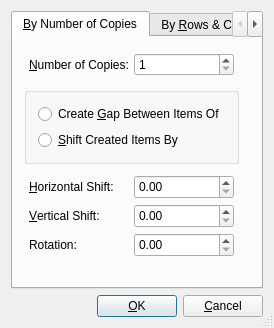
<ui version="4.0" >
 <class>MultipleDuplicate</class>
 <widget class="QDialog" name="MultipleDuplicate" >
  <property name="geometry" >
   <rect>
    <x>0</x>
    <y>0</y>
    <width>274</width>
    <height>328</height>
   </rect>
  </property>
  <property name="windowTitle" >
   <string>Multiple Duplicate</string>
  </property>
  <property name="sizeGripEnabled" >
   <bool>true</bool>
  </property>
  <layout class="QVBoxLayout" >
   <item>
    <widget class="QTabWidget" name="tabWidget" >
     <property name="sizePolicy" >
      <sizepolicy vsizetype="MinimumExpanding" hsizetype="Expanding" >
       <horstretch>0</horstretch>
       <verstretch>0</verstretch>
      </sizepolicy>
     </property>
     <property name="currentIndex" >
      <number>0</number>
     </property>
     <widget class="QWidget" name="tab" >
      <attribute name="title" >
       <string>&amp;By Number of Copies</string>
      </attribute>
      <layout class="QVBoxLayout" >
       <item>
        <layout class="QHBoxLayout" >
         <item>
          <layout class="QVBoxLayout" >
           <item>
            <layout class="QHBoxLayout" >
             <property name="spacing" >
              <number>5</number>
             </property>
             <property name="leftMargin" >
              <number>5</number>
             </property>
             <property name="topMargin" >
              <number>5</number>
             </property>
             <property name="rightMargin" >
              <number>5</number>
             </property>
             <property name="bottomMargin" >
              <number>5</number>
             </property>
             <item>
              <widget class="QLabel" name="numberOfCopiesLabel" >
               <property name="text" >
                <string>&amp;Number of Copies:</string>
               </property>
               <property name="wordWrap" >
                <bool>false</bool>
               </property>
               <property name="buddy" >
                <cstring>numberOfCopiesSpinBox</cstring>
               </property>
              </widget>
             </item>
             <item>
              <widget class="QSpinBox" name="numberOfCopiesSpinBox" >
               <property name="minimum" >
                <number>1</number>
               </property>
               <property name="maximum" >
                <number>999</number>
               </property>
              </widget>
             </item>
            </layout>
           </item>
           <item>
            <widget class="QGroupBox" name="copiesCreateButtonGroup" >
             <property name="title" >
              <string/>
             </property>
             <layout class="QVBoxLayout" >
              <item>
               <widget class="QRadioButton" name="createGapRadioButton" >
                <property name="text" >
                 <string>Create &amp;Gap Between Items Of</string>
                </property>
                <property name="shortcut" >
                 <string>Alt+G</string>
                </property>
               </widget>
              </item>
              <item>
               <widget class="QRadioButton" name="shiftCreatedItemsRadioButton" >
                <property name="text" >
                 <string>&amp;Shift Created Items By</string>
                </property>
                <property name="shortcut" >
                 <string>Alt+S</string>
                </property>
               </widget>
              </item>
             </layout>
            </widget>
           </item>
           <item>
            <layout class="QGridLayout" >
             <property name="leftMargin" >
              <number>5</number>
             </property>
             <property name="topMargin" >
              <number>5</number>
             </property>
             <property name="rightMargin" >
              <number>5</number>
             </property>
             <property name="bottomMargin" >
              <number>5</number>
             </property>
             <property name="horizontalSpacing" >
              <number>5</number>
             </property>
             <property name="verticalSpacing" >
              <number>5</number>
             </property>
             <item row="0" column="0" >
              <widget class="QLabel" name="horizShiftLabel" >
               <property name="text" >
                <string>&amp;Horizontal Shift:</string>
               </property>
               <property name="wordWrap" >
                <bool>false</bool>
               </property>
               <property name="buddy" >
                <cstring>horizShiftSpinBox</cstring>
               </property>
              </widget>
             </item>
             <item row="2" column="1" >
              <widget class="ScrSpinBox" name="rotationSpinBox" >
               <property name="minimumSize" >
                <size>
                 <width>50</width>
                 <height>24</height>
                </size>
               </property>
              </widget>
             </item>
             <item row="1" column="1" >
              <widget class="ScrSpinBox" name="vertShiftSpinBox" >
               <property name="minimumSize" >
                <size>
                 <width>50</width>
                 <height>24</height>
                </size>
               </property>
              </widget>
             </item>
             <item row="2" column="0" >
              <widget class="QLabel" name="rotationLabel" >
               <property name="text" >
                <string>Rotation:</string>
               </property>
               <property name="wordWrap" >
                <bool>false</bool>
               </property>
              </widget>
             </item>
             <item row="0" column="1" >
              <widget class="ScrSpinBox" name="horizShiftSpinBox" >
               <property name="minimumSize" >
                <size>
                 <width>50</width>
                 <height>24</height>
                </size>
               </property>
              </widget>
             </item>
             <item row="1" column="0" >
              <widget class="QLabel" name="vertShiftLabel" >
               <property name="text" >
                <string>&amp;Vertical Shift:</string>
               </property>
               <property name="wordWrap" >
                <bool>false</bool>
               </property>
               <property name="buddy" >
                <cstring>vertShiftSpinBox</cstring>
               </property>
              </widget>
             </item>
            </layout>
           </item>
          </layout>
         </item>
         <item>
          <spacer>
           <property name="orientation" >
            <enum>Qt::Horizontal</enum>
           </property>
           <property name="sizeType" >
            <enum>QSizePolicy::Expanding</enum>
           </property>
           <property name="sizeHint" >
            <size>
             <width>10</width>
             <height>10</height>
            </size>
           </property>
          </spacer>
         </item>
        </layout>
       </item>
       <item>
        <spacer>
         <property name="orientation" >
          <enum>Qt::Vertical</enum>
         </property>
         <property name="sizeType" >
          <enum>QSizePolicy::Expanding</enum>
         </property>
         <property name="sizeHint" >
          <size>
           <width>5</width>
           <height>2</height>
          </size>
         </property>
        </spacer>
       </item>
      </layout>
     </widget>
     <widget class="QWidget" name="tab2" >
      <attribute name="title" >
       <string>By &amp;Rows &amp;&amp; Columns</string>
      </attribute>
      <layout class="QVBoxLayout" >
       <property name="spacing" >
        <number>6</number>
       </property>
       <property name="leftMargin" >
        <number>0</number>
       </property>
       <property name="topMargin" >
        <number>0</number>
       </property>
       <property name="rightMargin" >
        <number>0</number>
       </property>
       <property name="bottomMargin" >
        <number>0</number>
       </property>
       <item>
        <layout class="QHBoxLayout" >
         <property name="spacing" >
          <number>6</number>
         </property>
         <property name="leftMargin" >
          <number>0</number>
         </property>
         <property name="topMargin" >
          <number>0</number>
         </property>
         <property name="rightMargin" >
          <number>0</number>
         </property>
         <property name="bottomMargin" >
          <number>0</number>
         </property>
         <item>
          <layout class="QGridLayout" >
           <property name="leftMargin" >
            <number>5</number>
           </property>
           <property name="topMargin" >
            <number>5</number>
           </property>
           <property name="rightMargin" >
            <number>5</number>
           </property>
           <property name="bottomMargin" >
            <number>5</number>
           </property>
           <property name="horizontalSpacing" >
            <number>5</number>
           </property>
           <property name="verticalSpacing" >
            <number>5</number>
           </property>
           <item row="3" column="0" >
            <widget class="QLabel" name="vertRCLabel" >
             <property name="text" >
              <string>Vertical Gap:</string>
             </property>
             <property name="wordWrap" >
              <bool>false</bool>
             </property>
            </widget>
           </item>
           <item row="0" column="1" >
            <widget class="QSpinBox" name="gridRowsSpinBox" >
             <property name="minimum" >
              <number>1</number>
             </property>
            </widget>
           </item>
           <item row="2" column="1" >
            <widget class="ScrSpinBox" name="horizRCGapSpinBox" >
             <property name="minimumSize" >
              <size>
               <width>50</width>
               <height>24</height>
              </size>
             </property>
            </widget>
           </item>
           <item row="2" column="0" >
            <widget class="QLabel" name="horizRCLabel" >
             <property name="text" >
              <string>Horizontal Gap:</string>
             </property>
             <property name="wordWrap" >
              <bool>false</bool>
             </property>
            </widget>
           </item>
           <item row="1" column="1" >
            <widget class="QSpinBox" name="gridColsSpinBox" >
             <property name="minimum" >
              <number>1</number>
             </property>
            </widget>
           </item>
           <item row="0" column="0" >
            <widget class="QLabel" name="numberOfRowsLabel" >
             <property name="text" >
              <string>Number of Rows:</string>
             </property>
             <property name="wordWrap" >
              <bool>false</bool>
             </property>
            </widget>
           </item>
           <item row="3" column="1" >
            <widget class="ScrSpinBox" name="vertRCGapSpinBox" >
             <property name="minimumSize" >
              <size>
               <width>50</width>
               <height>24</height>
              </size>
             </property>
            </widget>
           </item>
           <item row="1" column="0" >
            <widget class="QLabel" name="numberOfColumnsLabel" >
             <property name="text" >
              <string>Number of Columns:</string>
             </property>
             <property name="wordWrap" >
              <bool>false</bool>
             </property>
            </widget>
           </item>
          </layout>
         </item>
         <item>
          <spacer>
           <property name="orientation" >
            <enum>Qt::Horizontal</enum>
           </property>
           <property name="sizeType" >
            <enum>QSizePolicy::Minimum</enum>
           </property>
           <property name="sizeHint" >
            <size>
             <width>5</width>
             <height>5</height>
            </size>
           </property>
          </spacer>
         </item>
        </layout>
       </item>
       <item>
        <spacer>
         <property name="orientation" >
          <enum>Qt::Vertical</enum>
         </property>
         <property name="sizeType" >
          <enum>QSizePolicy::Minimum</enum>
         </property>
         <property name="sizeHint" >
          <size>
           <width>20</width>
           <height>20</height>
          </size>
         </property>
        </spacer>
       </item>
      </layout>
     </widget>
    </widget>
   </item>
   <item>
    <layout class="QHBoxLayout" >
     <property name="spacing" >
      <number>6</number>
     </property>
     <property name="leftMargin" >
      <number>0</number>
     </property>
     <property name="topMargin" >
      <number>0</number>
     </property>
     <property name="rightMargin" >
      <number>0</number>
     </property>
     <property name="bottomMargin" >
      <number>0</number>
     </property>
     <item>
      <spacer>
       <property name="orientation" >
        <enum>Qt::Horizontal</enum>
       </property>
       <property name="sizeType" >
        <enum>QSizePolicy::Expanding</enum>
       </property>
       <property name="sizeHint" >
        <size>
         <width>20</width>
         <height>20</height>
        </size>
       </property>
      </spacer>
     </item>
     <item>
      <widget class="QPushButton" name="buttonOk" >
       <property name="text" >
        <string>&amp;OK</string>
       </property>
       <property name="shortcut" >
        <string/>
       </property>
       <property name="autoDefault" >
        <bool>true</bool>
       </property>
       <property name="default" >
        <bool>true</bool>
       </property>
      </widget>
     </item>
     <item>
      <widget class="QPushButton" name="buttonCancel" >
       <property name="text" >
        <string>&amp;Cancel</string>
       </property>
       <property name="shortcut" >
        <string/>
       </property>
       <property name="autoDefault" >
        <bool>true</bool>
       </property>
      </widget>
     </item>
    </layout>
   </item>
  </layout>
 </widget>
 <layoutdefault spacing="6" margin="11" />
 <customwidgets>
  <customwidget>
   <class>ScrSpinBox</class>
   <extends>QDoubleSpinBox</extends>
   <header>scrspinbox.h</header>
  </customwidget>
 </customwidgets>
 <tabstops>
  <tabstop>tabWidget</tabstop>
  <tabstop>numberOfCopiesSpinBox</tabstop>
  <tabstop>shiftCreatedItemsRadioButton</tabstop>
  <tabstop>createGapRadioButton</tabstop>
  <tabstop>gridRowsSpinBox</tabstop>
  <tabstop>gridColsSpinBox</tabstop>
  <tabstop>buttonOk</tabstop>
  <tabstop>buttonCancel</tabstop>
 </tabstops>
 <includes>
  <include location="local" >scrspinbox.h</include>
  <include location="local" >scrspinbox.h</include>
  <include location="local" >scrspinbox.h</include>
  <include location="local" >scrspinbox.h</include>
  <include location="local" >scrspinbox.h</include>
 </includes>
 <resources/>
 <connections>
  <connection>
   <sender>buttonOk</sender>
   <signal>clicked()</signal>
   <receiver>MultipleDuplicate</receiver>
   <slot>accept()</slot>
   <hints>
    <hint type="sourcelabel" >
     <x>20</x>
     <y>20</y>
    </hint>
    <hint type="destinationlabel" >
     <x>20</x>
     <y>20</y>
    </hint>
   </hints>
  </connection>
  <connection>
   <sender>buttonCancel</sender>
   <signal>clicked()</signal>
   <receiver>MultipleDuplicate</receiver>
   <slot>reject()</slot>
   <hints>
    <hint type="sourcelabel" >
     <x>20</x>
     <y>20</y>
    </hint>
    <hint type="destinationlabel" >
     <x>20</x>
     <y>20</y>
    </hint>
   </hints>
  </connection>
 </connections>
</ui>
